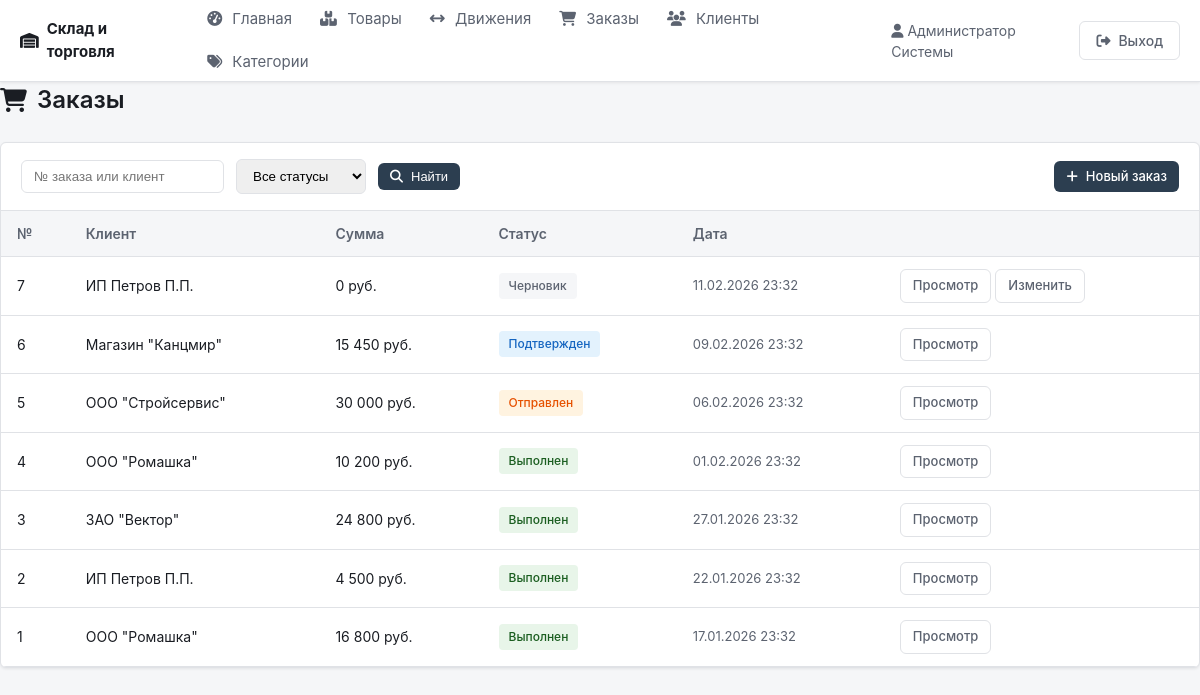
Page /orders.php (signed in) on the committed database.
### tables this page shows
CREATE TABLE orders (
    id INT UNSIGNED AUTO_INCREMENT PRIMARY KEY,
    client_id INT UNSIGNED DEFAULT NULL,
    user_id INT UNSIGNED NOT NULL,
    status ENUM('draft', 'confirmed', 'shipped', 'completed', 'cancelled') NOT NULL DEFAULT 'draft',
    total DECIMAL(12,2) NOT NULL DEFAULT 0,
    comment VARCHAR(255) DEFAULT NULL,
    created_at DATETIME NOT NULL DEFAULT CURRENT_TIMESTAMP,
    updated_at DATETIME NOT NULL DEFAULT CURRENT_TIMESTAMP ON UPDATE CURRENT_TIMESTAMP,
    FOREIGN KEY (client_id) REFERENCES clients(id) ON DELETE SET NULL,
    FOREIGN KEY (user_id) REFERENCES users(id) ON DELETE CASCADE
);

CREATE TABLE clients (
    id INT UNSIGNED AUTO_INCREMENT PRIMARY KEY,
    name VARCHAR(255) NOT NULL,
    phone VARCHAR(32) DEFAULT NULL,
    email VARCHAR(128) DEFAULT NULL,
    address VARCHAR(255) DEFAULT NULL,
    created_at DATETIME NOT NULL DEFAULT CURRENT_TIMESTAMP
);

### orders.php (the view, shortened to what this page needs)
<?php
$pdo = getDb();
$search = trim($_GET['q'] ?? '');
$sql = "SELECT o.id, o.status, o.total, o.created_at, c.name AS client_name
        FROM orders o
        LEFT JOIN clients c ON c.id = o.client_id
        WHERE 1=1";
$params = [];
$sql .= ' ORDER BY o.created_at DESC';
$stmt = $pdo->prepare($sql);
$stmt->execute($params);
$orders = $stmt->fetchAll(PDO::FETCH_ASSOC);
$statusLabels = ['draft' => 'Черновик', 'confirmed' => 'Подтвержден', 'shipped' => 'Отправлен', 'completed' => 'Выполнен', 'cancelled' => 'Отменен'];
require_once __DIR__ . '/includes/header.php';
?>
<h1 class="page-title"><i class="fa-solid fa-cart-shopping"></i> Заказы</h1>
<div class="card">
    <div class="card-header">
        <form method="get" style="display:flex; gap:12px; flex-wrap:wrap; align-items:center;">
            <input type="text" name="q" value="<?= htmlspecialchars($search) ?>" placeholder="№ заказа или клиент" style="padding:8px 12px; border:1px solid var(--border); border-radius:6px; min-width:180px;">
            <select name="status" style="padding:8px 12px; border:1px solid var(--border); border-radius:6px;">
                <option value="">Все статусы</option>
            </select>
            <button type="submit" class="btn btn-primary btn-sm"><i class="fa-solid fa-magnifying-glass"></i> Найти</button>
        </form>
        <a href="/po_alina/order_edit.php" class="btn btn-primary btn-sm"><i class="fa-solid fa-plus"></i> Новый заказ</a>
    </div>
    <div class="table-wrap">
        <table>
            <thead>
                <tr>
                    <th>№</th>
                    <th>Клиент</th>
                    <th>Сумма</th>
                    <th>Статус</th>
                    <th>Дата</th>
                    <th></th>
                </tr>
            </thead>
            <tbody>
                <?php
                $statusClass = ['draft' => 'badge-secondary', 'confirmed' => 'badge-info', 'shipped' => 'badge-warning', 'completed' => 'badge-success', 'cancelled' => 'badge-danger'];
                foreach ($orders as $o):
                ?>
                <tr>
                    <td><?= (int) $o['id'] ?></td>
                    <td><?= htmlspecialchars($o['client_name'] ?: '—') ?></td>
                    <td><?= number_format($o['total'], 0, '.', ' ') ?> руб.</td>
                    <td><span class="badge <?= $statusClass[$o['status']] ?? 'badge-secondary' ?>"><?= $statusLabels[$o['status']] ?? $o['status'] ?></span></td>
                    <td class="text-muted"><?= date('d.m.Y H:i', strtotime($o['created_at'])) ?></td>
                    <td>
                        <a href="/po_alina/order_view.php?id=<?= (int) $o['id'] ?>" class="btn btn-outline btn-sm">Просмотр</a>
                        <?php if ($o['status'] === 'draft'): ?>
                        <a href="/po_alina/order_edit.php?id=<?= (int) $o['id'] ?>" class="btn btn-outline btn-sm">Изменить</a>
                        <?php endif; ?>
                    </td>
                </tr>
                <?php endforeach; ?>
            </tbody>
        </table>
    </div>
</div>
<?php require_once __DIR__ . '/includes/footer.php'; ?>

### assets/css/style.css (style rules this page uses)
:root { --bg: #f5f6f8; --surface: #ffffff; --border: #e0e2e6; --text: #1a1d23; --text-muted: #5c6370; --primary: #2c3e50; --primary-hover: #1a252f; --accent: #3498db; --accent-hover: #2980b9; --success: #27ae60; --error: #c0392b; --warning: #d35400; --shadow: 0 1px 3px rgba(0,0,0,0.08); --radius: 6px; }
* { box-sizing: border-box; }
body { margin: 0; font-family: -apple-system, BlinkMacSystemFont, 'Segoe UI', Roboto, 'Helvetica Neue', Arial, sans-serif; font-size: 15px; line-height: 1.5; color: var(--text); background: var(--bg); min-height: 100vh; }
a { color: var(--accent); text-decoration: none; }
.btn { display: inline-flex; align-items: center; gap: 8px; padding: 8px 16px; border-radius: var(--radius); font-size: 14px; font-weight: 500; border: none; cursor: pointer; text-decoration: none; transition: background 0.15s, color 0.15s; }
.btn-primary { background: var(--primary); color: #fff; }
.btn-outline { background: transparent; color: var(--text-muted); border: 1px solid var(--border); }
.btn-sm { padding: 6px 12px; font-size: 13px; }
.page-title { margin: 0 0 24px; font-size: 24px; font-weight: 600; color: var(--text); display: flex; align-items: center; gap: 10px; }
.card { background: var(--surface); border: 1px solid var(--border); border-radius: var(--radius); box-shadow: var(--shadow); overflow: hidden; margin-bottom: 24px; }
.card-header { padding: 16px 20px; border-bottom: 1px solid var(--border); display: flex; align-items: center; justify-content: space-between; flex-wrap: wrap; gap: 12px; }
.table-wrap { overflow-x: auto; }
table { width: 100%; border-collapse: collapse; font-size: 14px; }
th, td { padding: 12px 16px; text-align: left; border-bottom: 1px solid var(--border); }
th { background: var(--bg); font-weight: 600; color: var(--text-muted); }
.badge { display: inline-block; padding: 4px 10px; border-radius: 4px; font-size: 12px; font-weight: 500; }
.badge-success { background: #e8f5e9; color: #1b5e20; }
.badge-warning { background: #fff3e0; color: #e65100; }
.badge-info { background: #e3f2fd; color: #1565c0; }
.badge-secondary { background: var(--bg); color: var(--text-muted); }
.text-muted { color: var(--text-muted); font-size: 13px; }

### rows in the picture
orders: id "7", client.name "ИП Петров П.П.", total "0", status "Черновик", created_at "11.02.2026 23:32"
orders: id "6", client.name "Магазин \"Канцмир\"", total "15 450", status "Подтвержден", created_at "09.02.2026 23:32"
orders: id "5", client.name "ООО \"Стройсервис\"", total "30 000", status "Отправлен", created_at "06.02.2026 23:32"
orders: id "4", client.name "ООО \"Ромашка\"", total "10 200", status "Выполнен", created_at "01.02.2026 23:32"
orders: id "3", client.name "ЗАО \"Вектор\"", total "24 800", status "Выполнен", created_at "27.01.2026 23:32"
orders: id "2", client.name "ИП Петров П.П.", total "4 500", status "Выполнен", created_at "22.01.2026 23:32"
orders: id "1", client.name "ООО \"Ромашка\"", total "16 800", status "Выполнен", created_at "17.01.2026 23:32"

### other values in the picture
currentUser()['full_name'] "Администратор Системы"
